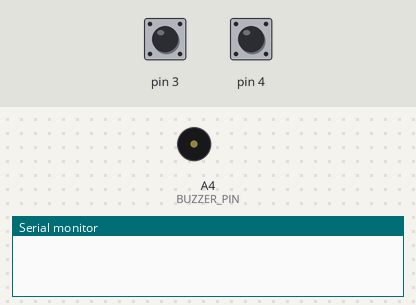
The sketch below on a simulated Arduino Uno, built with avr-gcc and run on an emulated ATmega328P. Shown: buzzer (waves = sounding), the last lines printed to the serial monitor. Inputs (shaded band) come from the test bench; at power-on: pin 4 HIGH, pin 3 HIGH.

Above: at 1.2 s.
1.3 s: pin 4 pulled LOW for 0.15 s
At 1.38 s:
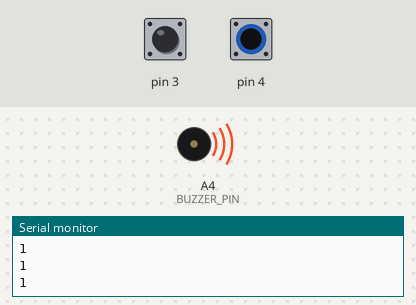
2.9 s: pin 4 pulled LOW for 3.2 s
At 7.3 s:
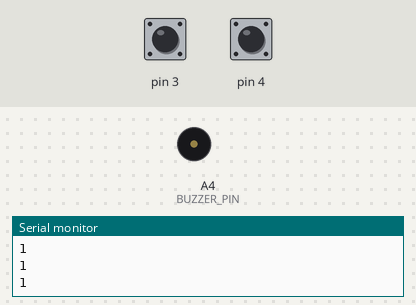
7.6 s: pin 3 pulled LOW for 3.2 s
At 8.3 s:
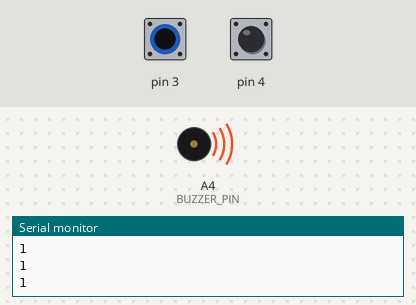
Timing chart, 0 to 12.3 s (numbered marks = the images above; inputs shaded):
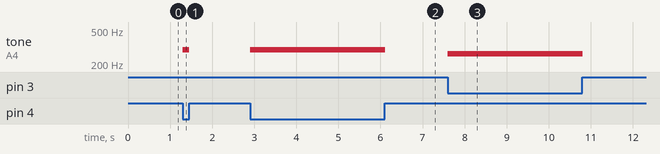

The sketch:

CapSensePiano.ino
```cpp
/*
  Capacitive-Touch Arduino Keyboard Piano

  Plays piano tones through a buzzer when the user taps touch-sensitive piano "keys"

  Created  18 May 2013
  Modified 23 May 2013
  by Tyler Crumpton and Nicholas Jones

  This code is released to the public domain. For information about the circuit,
  visit the Instructable tutorial at http://www.instructables.com/id/Capacitive-Touch-Arduino-Keyboard-Piano/
*/

#include <CapacitiveSensor.h>
#include "pitches.h"

#define COMMON_PIN      2    // The common 'send' pin for all keys
#define BUZZER_PIN      A4   // The output pin for the piezo buzzer
#define NUM_OF_SAMPLES  4   // Higher number whens more delay but more consistent readings
#define CAP_THRESHOLD   150  // Capactive reading that triggers a note (adjust to fit your needs)
#define NUM_OF_KEYS     2    // Number of keys that are on the keyboard

//int inPin = 4;

// This macro creates a capacitance "key" sensor object for each key on the piano keyboard:
#define CS(Y) CapacitiveSensor(2, Y)

// Each key corresponds to a note, which are defined here. Uncomment the scale that you want to use:
int notes[]={NOTE_C4,NOTE_D4}; // C-Major scale
//int notes[]={NOTE_A4,NOTE_B4,NOTE_C5,NOTE_D5,NOTE_E5,NOTE_F5,NOTE_G5,NOTE_A5}; // A-Minor scale
//int notes[]={NOTE_C4,NOTE_DS4,NOTE_F4,NOTE_FS4,NOTE_G4,NOTE_AS4,NOTE_C5,NOTE_DS5}; // C Blues scale

// Defines the pins that the keys are connected to:
CapacitiveSensor keys[] = {CS(3), CS(4)};

// Define la cantidad de teclas que hay.
int keysCant = 2;

void setup() {
  Serial.begin(9600);    // configura el puerto serie a 9600bps
  // Turn off autocalibrate on all channels:
  for(int i=0; i<2; ++i) {
    keys[i].set_CS_AutocaL_Millis(0xFFFFFFFF);

  }
  // Set the buzzer as an output:
  pinMode(BUZZER_PIN, OUTPUT);
  //pinMode(inPin, INPUT); // pin4 como salida
  //analogWrite(inPin, LOW);
}

void loop() {
  String currentKeys = "";
  // Loop through each key:
  for (int i = 0; i < keysCant; ++i) {
    // If the capacitance reading is greater than the threshold, play a note:
    if(keys[i].capacitiveSensor(NUM_OF_SAMPLES) > CAP_THRESHOLD) {
     //analogWrite(inPin, HIGH);
     currentKeys = currentKeys + i;
     if(i == (keysCant - 1)){
      Serial.println(currentKeys);
      // envía valor analógico
     }
    tone(BUZZER_PIN, notes[i], 10);
    // Plays the note corresponding to the key pressed

    }
  }
}
```

pitches.h
```cpp
// This file contains a list of 8 octaves worth of pitches
//  that correspond to notes on the piano.
#define NOTE_B0  31
#define NOTE_C1  33
#define NOTE_CS1 35
#define NOTE_D1  37
#define NOTE_DS1 39
#define NOTE_E1  41
#define NOTE_F1  44
#define NOTE_FS1 46
#define NOTE_G1  49
#define NOTE_GS1 52
#define NOTE_A1  55
#define NOTE_AS1 58
#define NOTE_B1  62
#define NOTE_C2  65
#define NOTE_CS2 69
#define NOTE_D2  73
#define NOTE_DS2 78
#define NOTE_E2  82
#define NOTE_F2  87
#define NOTE_FS2 93
#define NOTE_G2  98
#define NOTE_GS2 104
#define NOTE_A2  110
#define NOTE_AS2 117
#define NOTE_B2  123
#define NOTE_C3  131
#define NOTE_CS3 139
#define NOTE_D3  147
#define NOTE_DS3 156
#define NOTE_E3  165
#define NOTE_F3  175
#define NOTE_FS3 185
#define NOTE_G3  196
#define NOTE_GS3 208
#define NOTE_A3  220
#define NOTE_AS3 233
#define NOTE_B3  247
#define NOTE_C4  262
#define NOTE_CS4 277
#define NOTE_D4  294
#define NOTE_DS4 311
#define NOTE_E4  330
#define NOTE_F4  349
#define NOTE_FS4 370
#define NOTE_G4  392
#define NOTE_GS4 415
#define NOTE_A4  440
#define NOTE_AS4 466
#define NOTE_B4  494
#define NOTE_C5  523
#define NOTE_CS5 554
#define NOTE_D5  587
#define NOTE_DS5 622
#define NOTE_E5  659
#define NOTE_F5  698
#define NOTE_FS5 740
#define NOTE_G5  784
#define NOTE_GS5 831
#define NOTE_A5  880
#define NOTE_AS5 932
#define NOTE_B5  988
#define NOTE_C6  1047
#define NOTE_CS6 1109
#define NOTE_D6  1175
#define NOTE_DS6 1245
#define NOTE_E6  1319
#define NOTE_F6  1397
#define NOTE_FS6 1480
#define NOTE_G6  1568
#define NOTE_GS6 1661
#define NOTE_A6  1760
#define NOTE_AS6 1865
#define NOTE_B6  1976
#define NOTE_C7  2093
#define NOTE_CS7 2217
#define NOTE_D7  2349
#define NOTE_DS7 2489
#define NOTE_E7  2637
#define NOTE_F7  2794
#define NOTE_FS7 2960
#define NOTE_G7  3136
#define NOTE_GS7 3322
#define NOTE_A7  3520
#define NOTE_AS7 3729
#define NOTE_B7  3951
#define NOTE_C8  4186
#define NOTE_CS8 4435
#define NOTE_D8  4699
#define NOTE_DS8 4978
```

Measured:
- after the input at 1.3 s, tone on A4 (BUZZER_PIN): silent → 294 Hz at once, → silent 0.16 s later
- after the input at 2.9 s, tone on A4 (BUZZER_PIN): silent → 294 Hz at once, → silent 3.2 s later
- after the input at 7.6 s, tone on A4 (BUZZER_PIN): silent → 262 Hz at once, → silent 3.2 s later
